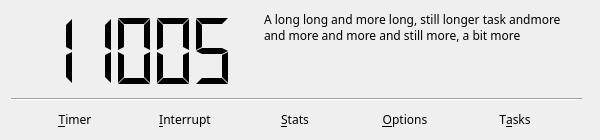
<?xml version="1.0" encoding="UTF-8"?>
<ui version="4.0">
 <class>MainWindow</class>
 <widget class="QMainWindow" name="MainWindow">
  <property name="geometry">
   <rect>
    <x>0</x>
    <y>0</y>
    <width>600</width>
    <height>140</height>
   </rect>
  </property>
  <property name="sizePolicy">
   <sizepolicy hsizetype="Fixed" vsizetype="Fixed">
    <horstretch>0</horstretch>
    <verstretch>0</verstretch>
   </sizepolicy>
  </property>
  <property name="minimumSize">
   <size>
    <width>600</width>
    <height>140</height>
   </size>
  </property>
  <property name="maximumSize">
   <size>
    <width>600</width>
    <height>140</height>
   </size>
  </property>
  <property name="font">
   <font>
    <family>Sans Serif</family>
   </font>
  </property>
  <property name="windowTitle">
   <string>Pomito</string>
  </property>
  <property name="windowIcon">
   <iconset resource="pomito.qrc">
    <normaloff>:/icon_pomito</normaloff>:/icon_pomito</iconset>
  </property>
  <widget class="QWidget" name="centralwidget">
   <widget class="QWidget" name="layoutWidget">
    <property name="geometry">
     <rect>
      <x>11</x>
      <y>11</y>
      <width>571</width>
      <height>121</height>
     </rect>
    </property>
    <layout class="QGridLayout" name="gridLayout">
     <item row="3" column="0" colspan="3">
      <layout class="QHBoxLayout" name="horizontalLayout">
       <item>
        <widget class="QPushButton" name="btn_timer">
         <property name="sizePolicy">
          <sizepolicy hsizetype="Fixed" vsizetype="Fixed">
           <horstretch>0</horstretch>
           <verstretch>0</verstretch>
          </sizepolicy>
         </property>
         <property name="minimumSize">
          <size>
           <width>24</width>
           <height>24</height>
          </size>
         </property>
         <property name="toolTip">
          <string>Start/Stop timer</string>
         </property>
         <property name="text">
          <string>&amp;Timer</string>
         </property>
         <property name="icon">
          <iconset resource="pomito.qrc">
           <normaloff>:/icon_start_timer</normaloff>
           <activeoff>:/icon_start_timer</activeoff>
           <activeon>:/icon_stop_timer</activeon>:/icon_start_timer</iconset>
         </property>
         <property name="checkable">
          <bool>true</bool>
         </property>
         <property name="autoDefault">
          <bool>true</bool>
         </property>
         <property name="default">
          <bool>true</bool>
         </property>
         <property name="flat">
          <bool>true</bool>
         </property>
        </widget>
       </item>
       <item>
        <widget class="QPushButton" name="btn_interrupt">
         <property name="sizePolicy">
          <sizepolicy hsizetype="Fixed" vsizetype="Fixed">
           <horstretch>0</horstretch>
           <verstretch>0</verstretch>
          </sizepolicy>
         </property>
         <property name="minimumSize">
          <size>
           <width>24</width>
           <height>24</height>
          </size>
         </property>
         <property name="toolTip">
          <string>Start tracking an interruption (stops ongoing pomodoro session)</string>
         </property>
         <property name="text">
          <string>&amp;Interrupt</string>
         </property>
         <property name="icon">
          <iconset resource="pomito.qrc">
           <normaloff>:/icon_interrupt</normaloff>:/icon_interrupt</iconset>
         </property>
         <property name="checkable">
          <bool>true</bool>
         </property>
         <property name="flat">
          <bool>true</bool>
         </property>
        </widget>
       </item>
       <item>
        <widget class="QPushButton" name="btn_stats">
         <property name="sizePolicy">
          <sizepolicy hsizetype="Fixed" vsizetype="Fixed">
           <horstretch>0</horstretch>
           <verstretch>0</verstretch>
          </sizepolicy>
         </property>
         <property name="minimumSize">
          <size>
           <width>24</width>
           <height>24</height>
          </size>
         </property>
         <property name="text">
          <string>&amp;Stats</string>
         </property>
         <property name="icon">
          <iconset resource="pomito.qrc">
           <normaloff>:/icon_stats</normaloff>:/icon_stats</iconset>
         </property>
         <property name="autoDefault">
          <bool>false</bool>
         </property>
         <property name="flat">
          <bool>true</bool>
         </property>
        </widget>
       </item>
       <item>
        <widget class="QPushButton" name="btn_options">
         <property name="sizePolicy">
          <sizepolicy hsizetype="Fixed" vsizetype="Fixed">
           <horstretch>0</horstretch>
           <verstretch>0</verstretch>
          </sizepolicy>
         </property>
         <property name="minimumSize">
          <size>
           <width>24</width>
           <height>24</height>
          </size>
         </property>
         <property name="text">
          <string>&amp;Options</string>
         </property>
         <property name="icon">
          <iconset resource="pomito.qrc">
           <normaloff>:/icon_options</normaloff>:/icon_options</iconset>
         </property>
         <property name="flat">
          <bool>true</bool>
         </property>
        </widget>
       </item>
       <item>
        <widget class="QPushButton" name="btn_task">
         <property name="sizePolicy">
          <sizepolicy hsizetype="Fixed" vsizetype="Fixed">
           <horstretch>0</horstretch>
           <verstretch>0</verstretch>
          </sizepolicy>
         </property>
         <property name="minimumSize">
          <size>
           <width>24</width>
           <height>24</height>
          </size>
         </property>
         <property name="text">
          <string>T&amp;asks</string>
         </property>
         <property name="icon">
          <iconset resource="pomito.qrc">
           <normaloff>:/icon_task_list</normaloff>:/icon_task_list</iconset>
         </property>
         <property name="flat">
          <bool>true</bool>
         </property>
        </widget>
       </item>
      </layout>
     </item>
     <item row="2" column="0" colspan="3">
      <widget class="Line" name="line">
       <property name="orientation">
        <enum>Qt::Horizontal</enum>
       </property>
      </widget>
     </item>
     <item row="1" column="0" colspan="2">
      <widget class="QLCDNumber" name="timer_lcd">
       <property name="sizePolicy">
        <sizepolicy hsizetype="MinimumExpanding" vsizetype="MinimumExpanding">
         <horstretch>0</horstretch>
         <verstretch>0</verstretch>
        </sizepolicy>
       </property>
       <property name="minimumSize">
        <size>
         <width>64</width>
         <height>32</height>
        </size>
       </property>
       <property name="frameShape">
        <enum>QFrame::NoFrame</enum>
       </property>
       <property name="frameShadow">
        <enum>QFrame::Plain</enum>
       </property>
       <property name="segmentStyle">
        <enum>QLCDNumber::Flat</enum>
       </property>
       <property name="value" stdset="0">
        <double>11005.000000000000000</double>
       </property>
       <property name="intValue" stdset="0">
        <number>11005</number>
       </property>
      </widget>
     </item>
     <item row="1" column="2">
      <widget class="QLabel" name="activity_label">
       <property name="sizePolicy">
        <sizepolicy hsizetype="Preferred" vsizetype="Preferred">
         <horstretch>0</horstretch>
         <verstretch>0</verstretch>
        </sizepolicy>
       </property>
       <property name="minimumSize">
        <size>
         <width>318</width>
         <height>0</height>
        </size>
       </property>
       <property name="frameShape">
        <enum>QFrame::NoFrame</enum>
       </property>
       <property name="frameShadow">
        <enum>QFrame::Plain</enum>
       </property>
       <property name="lineWidth">
        <number>1</number>
       </property>
       <property name="text">
        <string>A long long and more long, still longer task andmore and more and more and still more, a bit more</string>
       </property>
       <property name="textFormat">
        <enum>Qt::PlainText</enum>
       </property>
       <property name="scaledContents">
        <bool>true</bool>
       </property>
       <property name="alignment">
        <set>Qt::AlignLeading|Qt::AlignLeft|Qt::AlignTop</set>
       </property>
       <property name="wordWrap">
        <bool>true</bool>
       </property>
       <property name="indent">
        <number>-1</number>
       </property>
       <property name="textInteractionFlags">
        <set>Qt::NoTextInteraction</set>
       </property>
      </widget>
     </item>
    </layout>
   </widget>
  </widget>
 </widget>
 <resources>
  <include location="pomito.qrc"/>
 </resources>
 <connections/>
</ui>
